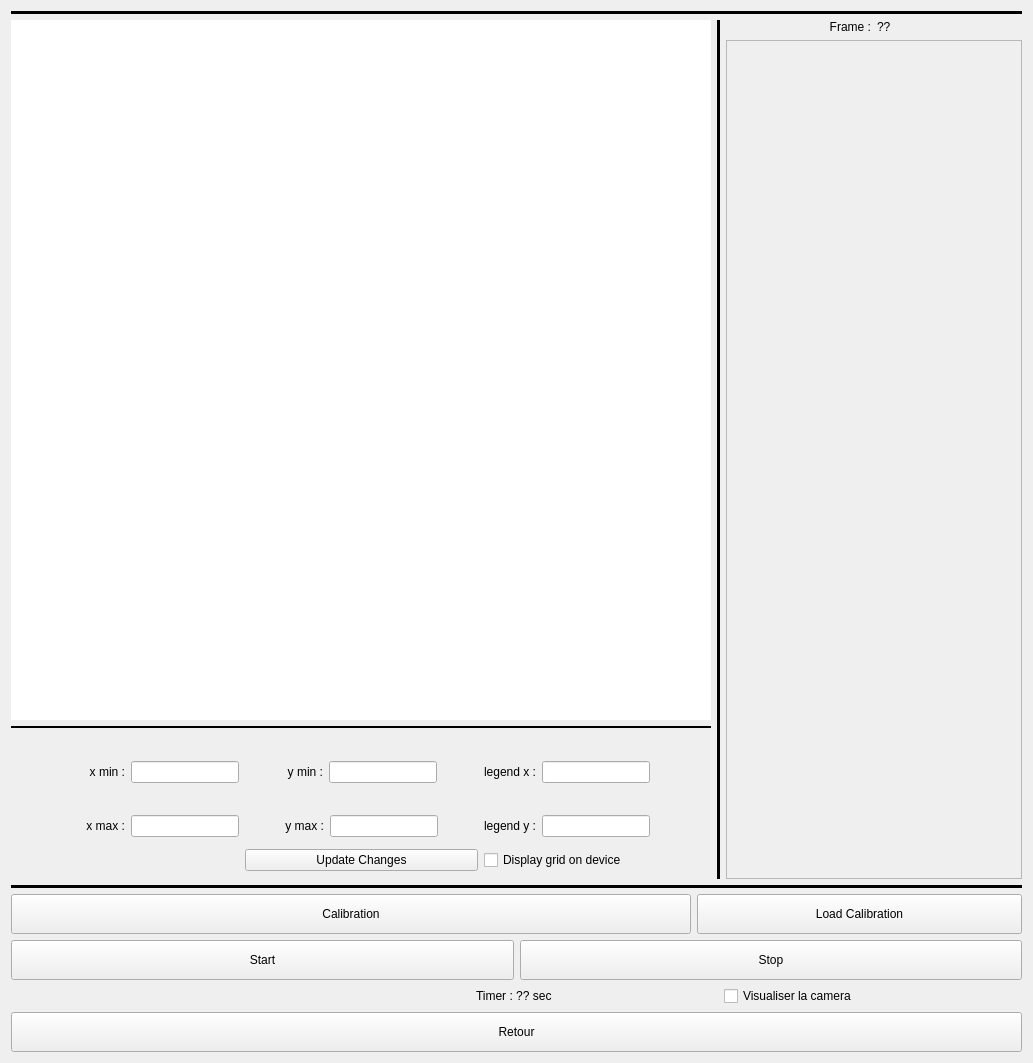
<?xml version="1.0" encoding="UTF-8"?>
<ui version="4.0">
 <class>Form</class>
 <widget class="QWidget" name="Form">
  <property name="geometry">
   <rect>
    <x>0</x>
    <y>0</y>
    <width>1033</width>
    <height>1063</height>
   </rect>
  </property>
  <property name="windowTitle">
   <string>Form</string>
  </property>
  <layout class="QVBoxLayout" name="verticalLayout">
   <item>
    <widget class="Line" name="line_Top">
     <property name="frameShadow">
      <enum>QFrame::Shadow::Plain</enum>
     </property>
     <property name="lineWidth">
      <number>3</number>
     </property>
     <property name="orientation">
      <enum>Qt::Orientation::Horizontal</enum>
     </property>
    </widget>
   </item>
   <item>
    <layout class="QHBoxLayout" name="horizontalLayout_content">
     <item>
      <layout class="QVBoxLayout" name="verticalLayout_GraphLayout">
       <item>
        <widget class="QGraphicsView" name="graphicsView">
         <property name="minimumSize">
          <size>
           <width>700</width>
           <height>700</height>
          </size>
         </property>
         <property name="maximumSize">
          <size>
           <width>700</width>
           <height>700</height>
          </size>
         </property>
         <property name="frameShape">
          <enum>QFrame::Shape::NoFrame</enum>
         </property>
         <property name="frameShadow">
          <enum>QFrame::Shadow::Plain</enum>
         </property>
        </widget>
       </item>
       <item>
        <widget class="Line" name="line_hor_graph_leg">
         <property name="frameShadow">
          <enum>QFrame::Shadow::Plain</enum>
         </property>
         <property name="lineWidth">
          <number>2</number>
         </property>
         <property name="orientation">
          <enum>Qt::Orientation::Horizontal</enum>
         </property>
        </widget>
       </item>
       <item>
        <layout class="QGridLayout" name="gridLayout_legend">
         <item row="1" column="0">
          <spacer name="horizontalSpacer_11">
           <property name="orientation">
            <enum>Qt::Orientation::Horizontal</enum>
           </property>
           <property name="sizeHint" stdset="0">
            <size>
             <width>40</width>
             <height>20</height>
            </size>
           </property>
          </spacer>
         </item>
         <item row="4" column="2">
          <spacer name="horizontalSpacer_22">
           <property name="orientation">
            <enum>Qt::Orientation::Horizontal</enum>
           </property>
           <property name="sizeHint" stdset="0">
            <size>
             <width>40</width>
             <height>20</height>
            </size>
           </property>
          </spacer>
         </item>
         <item row="2" column="0">
          <layout class="QHBoxLayout" name="horizontalLayout_xmin">
           <item>
            <spacer name="horizontalSpacer_xmin">
             <property name="orientation">
              <enum>Qt::Orientation::Horizontal</enum>
             </property>
             <property name="sizeHint" stdset="0">
              <size>
               <width>40</width>
               <height>20</height>
              </size>
             </property>
            </spacer>
           </item>
           <item>
            <widget class="QLabel" name="label_xmin">
             <property name="text">
              <string>x min :</string>
             </property>
             <property name="alignment">
              <set>Qt::AlignmentFlag::AlignRight|Qt::AlignmentFlag::AlignTrailing|Qt::AlignmentFlag::AlignVCenter</set>
             </property>
            </widget>
           </item>
           <item>
            <widget class="QLineEdit" name="lineEdit_xmin">
             <property name="maximumSize">
              <size>
               <width>120</width>
               <height>16777215</height>
              </size>
             </property>
            </widget>
           </item>
          </layout>
         </item>
         <item row="1" column="2">
          <spacer name="horizontalSpacer_12">
           <property name="orientation">
            <enum>Qt::Orientation::Horizontal</enum>
           </property>
           <property name="sizeHint" stdset="0">
            <size>
             <width>40</width>
             <height>20</height>
            </size>
           </property>
          </spacer>
         </item>
         <item row="4" column="4">
          <spacer name="horizontalSpacer_23">
           <property name="orientation">
            <enum>Qt::Orientation::Horizontal</enum>
           </property>
           <property name="sizeHint" stdset="0">
            <size>
             <width>40</width>
             <height>20</height>
            </size>
           </property>
          </spacer>
         </item>
         <item row="5" column="4">
          <layout class="QHBoxLayout" name="horizontalLayout_legy">
           <item>
            <widget class="QLabel" name="label_legy">
             <property name="text">
              <string>legend y :</string>
             </property>
             <property name="alignment">
              <set>Qt::AlignmentFlag::AlignRight|Qt::AlignmentFlag::AlignTrailing|Qt::AlignmentFlag::AlignVCenter</set>
             </property>
            </widget>
           </item>
           <item>
            <widget class="QLineEdit" name="lineEdit_legy">
             <property name="maximumSize">
              <size>
               <width>120</width>
               <height>16777215</height>
              </size>
             </property>
            </widget>
           </item>
           <item>
            <spacer name="horizontalSpacer_legy">
             <property name="orientation">
              <enum>Qt::Orientation::Horizontal</enum>
             </property>
             <property name="sizeHint" stdset="0">
              <size>
               <width>40</width>
               <height>20</height>
              </size>
             </property>
            </spacer>
           </item>
          </layout>
         </item>
         <item row="6" column="2">
          <widget class="QPushButton" name="pushButton_UpdateChanges">
           <property name="text">
            <string>Update Changes</string>
           </property>
          </widget>
         </item>
         <item row="4" column="0">
          <spacer name="horizontalSpacer_21">
           <property name="orientation">
            <enum>Qt::Orientation::Horizontal</enum>
           </property>
           <property name="sizeHint" stdset="0">
            <size>
             <width>40</width>
             <height>20</height>
            </size>
           </property>
          </spacer>
         </item>
         <item row="5" column="2">
          <layout class="QHBoxLayout" name="horizontalLayout_ymax">
           <item>
            <spacer name="horizontalSpacer_ymaxLeft">
             <property name="orientation">
              <enum>Qt::Orientation::Horizontal</enum>
             </property>
             <property name="sizeHint" stdset="0">
              <size>
               <width>40</width>
               <height>20</height>
              </size>
             </property>
            </spacer>
           </item>
           <item>
            <widget class="QLabel" name="label_ymax">
             <property name="text">
              <string>y max :</string>
             </property>
             <property name="alignment">
              <set>Qt::AlignmentFlag::AlignRight|Qt::AlignmentFlag::AlignTrailing|Qt::AlignmentFlag::AlignVCenter</set>
             </property>
            </widget>
           </item>
           <item>
            <widget class="QLineEdit" name="lineEdit_ymax">
             <property name="maximumSize">
              <size>
               <width>120</width>
               <height>16777215</height>
              </size>
             </property>
            </widget>
           </item>
           <item>
            <spacer name="horizontalSpacer_ymaxRight">
             <property name="orientation">
              <enum>Qt::Orientation::Horizontal</enum>
             </property>
             <property name="sizeHint" stdset="0">
              <size>
               <width>40</width>
               <height>20</height>
              </size>
             </property>
            </spacer>
           </item>
          </layout>
         </item>
         <item row="6" column="4">
          <widget class="QCheckBox" name="checkBox_DisplayGrid">
           <property name="text">
            <string>Display grid on device</string>
           </property>
          </widget>
         </item>
         <item row="6" column="0">
          <spacer name="horizontalSpacer_31">
           <property name="orientation">
            <enum>Qt::Orientation::Horizontal</enum>
           </property>
           <property name="sizeHint" stdset="0">
            <size>
             <width>40</width>
             <height>20</height>
            </size>
           </property>
          </spacer>
         </item>
         <item row="5" column="0">
          <layout class="QHBoxLayout" name="horizontalLayout_xmax">
           <item>
            <spacer name="horizontalSpacer_xmax">
             <property name="orientation">
              <enum>Qt::Orientation::Horizontal</enum>
             </property>
             <property name="sizeHint" stdset="0">
              <size>
               <width>40</width>
               <height>20</height>
              </size>
             </property>
            </spacer>
           </item>
           <item>
            <widget class="QLabel" name="label_xmax">
             <property name="text">
              <string>x max :</string>
             </property>
             <property name="alignment">
              <set>Qt::AlignmentFlag::AlignRight|Qt::AlignmentFlag::AlignTrailing|Qt::AlignmentFlag::AlignVCenter</set>
             </property>
            </widget>
           </item>
           <item>
            <widget class="QLineEdit" name="lineEdit_xmax">
             <property name="maximumSize">
              <size>
               <width>120</width>
               <height>16777215</height>
              </size>
             </property>
            </widget>
           </item>
          </layout>
         </item>
         <item row="2" column="4">
          <layout class="QHBoxLayout" name="horizontalLayout_legx">
           <item>
            <widget class="QLabel" name="label_legx">
             <property name="text">
              <string>legend x :</string>
             </property>
             <property name="alignment">
              <set>Qt::AlignmentFlag::AlignRight|Qt::AlignmentFlag::AlignTrailing|Qt::AlignmentFlag::AlignVCenter</set>
             </property>
            </widget>
           </item>
           <item>
            <widget class="QLineEdit" name="lineEdit_legx">
             <property name="maximumSize">
              <size>
               <width>120</width>
               <height>16777215</height>
              </size>
             </property>
             <property name="text">
              <string/>
             </property>
            </widget>
           </item>
           <item>
            <spacer name="horizontalSpacer_legx">
             <property name="orientation">
              <enum>Qt::Orientation::Horizontal</enum>
             </property>
             <property name="sizeHint" stdset="0">
              <size>
               <width>40</width>
               <height>20</height>
              </size>
             </property>
            </spacer>
           </item>
          </layout>
         </item>
         <item row="2" column="2">
          <layout class="QHBoxLayout" name="horizontalLayout_ymin">
           <item>
            <spacer name="horizontalSpacer_yminLeft">
             <property name="orientation">
              <enum>Qt::Orientation::Horizontal</enum>
             </property>
             <property name="sizeHint" stdset="0">
              <size>
               <width>40</width>
               <height>20</height>
              </size>
             </property>
            </spacer>
           </item>
           <item>
            <widget class="QLabel" name="label_ymin">
             <property name="text">
              <string>y min :</string>
             </property>
             <property name="alignment">
              <set>Qt::AlignmentFlag::AlignRight|Qt::AlignmentFlag::AlignTrailing|Qt::AlignmentFlag::AlignVCenter</set>
             </property>
            </widget>
           </item>
           <item>
            <widget class="QLineEdit" name="lineEdit_ymin">
             <property name="maximumSize">
              <size>
               <width>120</width>
               <height>16777215</height>
              </size>
             </property>
            </widget>
           </item>
           <item>
            <spacer name="horizontalSpacer_yminRight">
             <property name="orientation">
              <enum>Qt::Orientation::Horizontal</enum>
             </property>
             <property name="sizeHint" stdset="0">
              <size>
               <width>40</width>
               <height>20</height>
              </size>
             </property>
            </spacer>
           </item>
          </layout>
         </item>
         <item row="1" column="4">
          <spacer name="horizontalSpacer_13">
           <property name="orientation">
            <enum>Qt::Orientation::Horizontal</enum>
           </property>
           <property name="sizeHint" stdset="0">
            <size>
             <width>40</width>
             <height>20</height>
            </size>
           </property>
          </spacer>
         </item>
        </layout>
       </item>
      </layout>
     </item>
     <item>
      <widget class="Line" name="line_vert">
       <property name="frameShadow">
        <enum>QFrame::Shadow::Plain</enum>
       </property>
       <property name="lineWidth">
        <number>3</number>
       </property>
       <property name="orientation">
        <enum>Qt::Orientation::Vertical</enum>
       </property>
      </widget>
     </item>
     <item>
      <layout class="QVBoxLayout" name="verticalLayout_ListTagLayout">
       <item>
        <layout class="QHBoxLayout" name="horizontalLayout_frame">
         <item>
          <widget class="QLabel" name="label_frame">
           <property name="text">
            <string>Frame :</string>
           </property>
           <property name="alignment">
            <set>Qt::AlignmentFlag::AlignRight|Qt::AlignmentFlag::AlignTrailing|Qt::AlignmentFlag::AlignVCenter</set>
           </property>
          </widget>
         </item>
         <item>
          <widget class="QLabel" name="label_nbr_frame">
           <property name="text">
            <string>??</string>
           </property>
          </widget>
         </item>
        </layout>
       </item>
       <item>
        <widget class="QScrollArea" name="scrollArea">
         <property name="widgetResizable">
          <bool>true</bool>
         </property>
         <widget class="QWidget" name="scrollAreaWidgetContents">
          <property name="geometry">
           <rect>
            <x>0</x>
            <y>0</y>
            <width>283</width>
            <height>827</height>
           </rect>
          </property>
         </widget>
        </widget>
       </item>
      </layout>
     </item>
    </layout>
   </item>
   <item>
    <widget class="Line" name="line_Bottom">
     <property name="frameShadow">
      <enum>QFrame::Shadow::Plain</enum>
     </property>
     <property name="lineWidth">
      <number>3</number>
     </property>
     <property name="orientation">
      <enum>Qt::Orientation::Horizontal</enum>
     </property>
    </widget>
   </item>
   <item>
    <layout class="QHBoxLayout" name="horizontalLayout">
     <item>
      <widget class="QPushButton" name="pushButton_calibration">
       <property name="minimumSize">
        <size>
         <width>0</width>
         <height>40</height>
        </size>
       </property>
       <property name="maximumSize">
        <size>
         <width>16777215</width>
         <height>16777215</height>
        </size>
       </property>
       <property name="text">
        <string>Calibration</string>
       </property>
      </widget>
     </item>
     <item>
      <widget class="QPushButton" name="pushButton_loadCalibration">
       <property name="minimumSize">
        <size>
         <width>0</width>
         <height>40</height>
        </size>
       </property>
       <property name="maximumSize">
        <size>
         <width>325</width>
         <height>16777215</height>
        </size>
       </property>
       <property name="text">
        <string>Load Calibration</string>
       </property>
      </widget>
     </item>
    </layout>
   </item>
   <item>
    <layout class="QHBoxLayout" name="horizontalLayout_2_buttonSS">
     <item>
      <widget class="QPushButton" name="pushButton_Start">
       <property name="minimumSize">
        <size>
         <width>0</width>
         <height>40</height>
        </size>
       </property>
       <property name="text">
        <string>Start</string>
       </property>
      </widget>
     </item>
     <item>
      <widget class="QPushButton" name="pushButton_Stop">
       <property name="minimumSize">
        <size>
         <width>0</width>
         <height>40</height>
        </size>
       </property>
       <property name="text">
        <string>Stop</string>
       </property>
       <property name="checkable">
        <bool>false</bool>
       </property>
       <property name="checked">
        <bool>false</bool>
       </property>
       <property name="autoDefault">
        <bool>false</bool>
       </property>
       <property name="default">
        <bool>false</bool>
       </property>
       <property name="flat">
        <bool>false</bool>
       </property>
      </widget>
     </item>
    </layout>
   </item>
   <item>
    <layout class="QHBoxLayout" name="horizontalLayout_3_timer">
     <item>
      <spacer name="horizontalSpacer_Tleft">
       <property name="orientation">
        <enum>Qt::Orientation::Horizontal</enum>
       </property>
       <property name="sizeType">
        <enum>QSizePolicy::Policy::Minimum</enum>
       </property>
       <property name="sizeHint" stdset="0">
        <size>
         <width>465</width>
         <height>20</height>
        </size>
       </property>
      </spacer>
     </item>
     <item>
      <widget class="QLabel" name="label_timer">
       <property name="text">
        <string>Timer : ?? sec</string>
       </property>
      </widget>
     </item>
     <item>
      <spacer name="horizontalSpacer">
       <property name="orientation">
        <enum>Qt::Orientation::Horizontal</enum>
       </property>
       <property name="sizeHint" stdset="0">
        <size>
         <width>40</width>
         <height>20</height>
        </size>
       </property>
      </spacer>
     </item>
     <item>
      <widget class="QCheckBox" name="checkBox_Visu_Cam">
       <property name="text">
        <string>Visualiser la camera</string>
       </property>
      </widget>
     </item>
     <item>
      <spacer name="horizontalSpacer_Tright">
       <property name="orientation">
        <enum>Qt::Orientation::Horizontal</enum>
       </property>
       <property name="sizeHint" stdset="0">
        <size>
         <width>40</width>
         <height>20</height>
        </size>
       </property>
      </spacer>
     </item>
    </layout>
   </item>
   <item>
    <widget class="QPushButton" name="pushButton_return">
     <property name="minimumSize">
      <size>
       <width>0</width>
       <height>40</height>
      </size>
     </property>
     <property name="text">
      <string>Retour</string>
     </property>
    </widget>
   </item>
  </layout>
 </widget>
 <resources/>
 <connections/>
</ui>
